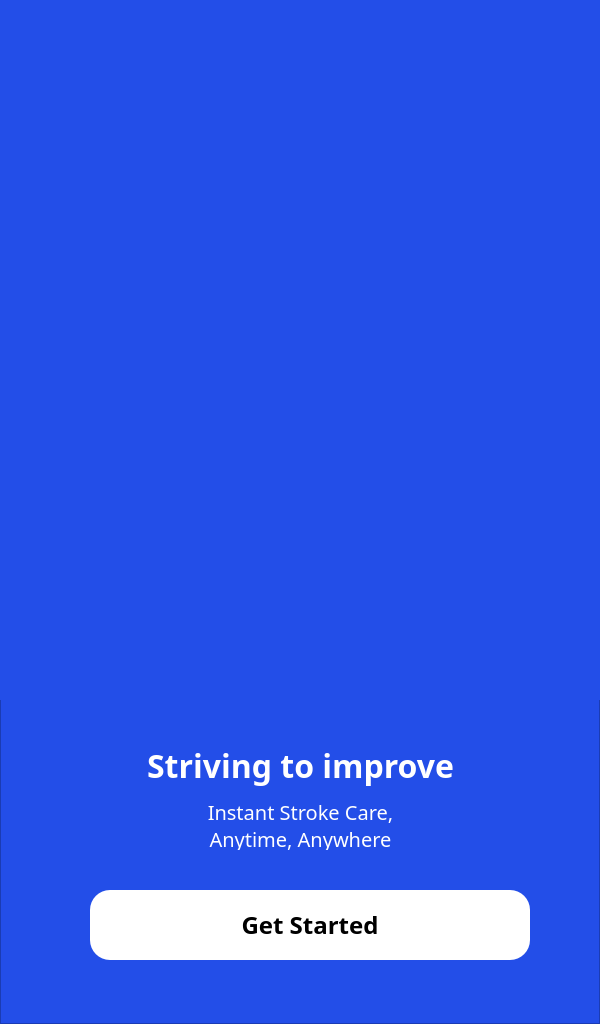
   <widget class="QFrame" name="screen_1">
    <property name="geometry">
     <rect>
      <x>0</x>
      <y>0</y>
      <width>600</width>
      <height>1024</height>
     </rect>
    </property>
    <property name="styleSheet">
     <string notr="true">background-color: #234ee8;</string>
    </property>
    <property name="frameShape">
     <enum>QFrame::StyledPanel</enum>
    </property>
    <property name="frameShadow">
     <enum>QFrame::Raised</enum>
    </property>
    <widget class="QLabel" name="img1">
     <property name="geometry">
      <rect>
       <x>0</x>
       <y>0</y>
       <width>601</width>
       <height>700</height>
      </rect>
     </property>
     <property name="styleSheet">
      <string notr="true"/>
     </property>
     <property name="text">
      <string/>
     </property>
     <property name="pixmap">
      <pixmap>rsc/rsc2.jpg</pixmap>
     </property>
     <property name="scaledContents">
      <bool>true</bool>
     </property>
    </widget>
    <widget class="QLabel" name="label_1">
     <property name="geometry">
      <rect>
       <x>130</x>
       <y>740</y>
       <width>341</width>
       <height>50</height>
      </rect>
     </property>
     <property name="font">
      <font>
       <family>Product Sans</family>
       <pointsize>24</pointsize>
       <weight>75</weight>
       <bold>true</bold>
      </font>
     </property>
     <property name="styleSheet">
      <string notr="true">color: rgb(255, 255, 255);</string>
     </property>
     <property name="text">
      <string>Striving to improve</string>
     </property>
     <property name="alignment">
      <set>Qt::AlignCenter</set>
     </property>
    </widget>
    <widget class="QLabel" name="label_2">
     <property name="geometry">
      <rect>
       <x>130</x>
       <y>800</y>
       <width>341</width>
       <height>50</height>
      </rect>
     </property>
     <property name="font">
      <font>
       <family>Product Sans</family>
       <pointsize>15</pointsize>
       <weight>50</weight>
       <bold>false</bold>
      </font>
     </property>
     <property name="styleSheet">
      <string notr="true">color: rgb(255, 255, 255);</string>
     </property>
     <property name="text">
      <string>Instant Stroke Care,
Anytime, Anywhere</string>
     </property>
     <property name="alignment">
      <set>Qt::AlignCenter</set>
     </property>
    </widget>
    <widget class="QPushButton" name="btn_1">
     <property name="geometry">
      <rect>
       <x>90</x>
       <y>890</y>
       <width>440</width>
       <height>70</height>
      </rect>
     </property>
     <property name="font">
      <font>
       <family>Product Sans</family>
       <pointsize>18</pointsize>
       <weight>75</weight>
       <bold>true</bold>
      </font>
     </property>
     <property name="styleSheet">
      <string notr="true">QPushButton{
background-color: white;
color: rgb(0,0,0);
border: none;
border-radius: 20;
}

QPushButton:pressed{
background-color: transparent;
border:1px solid white;
color:white;
}
</string>
     </property>
     <property name="text">
      <string>Get Started</string>
     </property>
    </widget>
   </widget>
